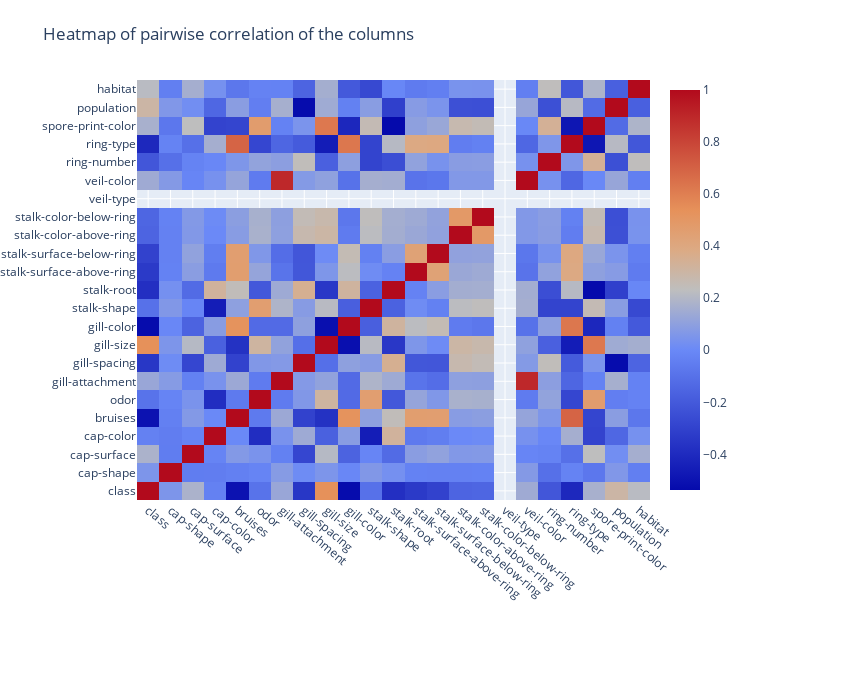

The notebook cell this image was saved under:
### Markdown cell above
### Feature Analysis

We can clearly see that some characteristics of mushrooms are very specific of poisonous or edible class, for example we can see on the histogram of "odor" that there are some values that are completely unbalanced, showing that they probably will be good predictors.

As we told before, the feature "veil-type" is completely useles as it doesn't add information. So, in the next processing, this column will be removed.

Another interesting graph is the "gill-attachment" one and the "veil-color" one, showing that nearly all of the values for this attributes are the same, so they won't be good predictors, and if we need to get rid of some features to simplify the classification process, this columns would be good candidates.

----

In this dataset, every attribute is cathegorical, so it's not a good idea to search for outliers in the pre-processing phase, so in this work this type of data exploration has been ignored.

Normally, outliers would badly influence the classification, but in this case the attributes are standard and they can't go too far from the mean.

---

An interesting analysis on the feature is the pair-wise correlation: it measures how two attributes are correlated (e.g. if one grows the other grows, or if one become smaller, the other too. This is an ecample of positive correlation). 
It is interesting because it lets us discover which one of the attributes is more correlated to the class "poisonous/edible" and which attributes are highly correlated between them, so that one of the two can be cut off.

To compute this, the Pearson correlation has been used. Between two variables $X$ and $Y$, let $\sigma_X, \sigma_Y$ be the standard deviation of $X, Y$ and $cov(X,Y) = E[(X - E[X])(Y-E[Y])]$.

So we define the Pearson correlation as the following:
$\rho_{X,Y} = \frac{cov(X,Y)}{\sigma_X\sigma_Y}$

The best way to have a first impression of this correlation is to build a heatmap graph, where the color scale on the right can tell us if variance is positive or negative, high or low.

### Code cell
corr = df_preproc.corr()
trace = go.Heatmap(z=corr.values.tolist(), x=corr.columns, y=corr.columns,
                   colorscale=[[1.0, "rgb(49,54,149)"],
                [0.8888888888888888, "rgb(69,117,180)"],
                [0.7777777777777778, "rgb(116,173,209)"],
                [0.6666666666666666, "rgb(171,217,233)"],
                [0.5555555555555556, "rgb(224,243,248)"],
                [0.4444444444444444, "rgb(254,224,144)"],
                [0.3333333333333333, "rgb(253,174,97)"],
                [0.2222222222222222, "rgb(244,109,67)"],
                [0.1111111111111111, "rgb(215,48,39)"],
                [0.0, "rgb(165,0,38)"]]
                  )
data=[trace]
layout = go.Layout(
    title='Heatmap of pairwise correlation of the columns',
    autosize=False,
    width=850,
    height=700,
    yaxis=go.layout.YAxis(automargin=True),
    xaxis=dict(tickangle=40),
    margin=go.layout.Margin(l=0, r=200, b=200, t=80)
)


fig = go.Figure(data=data, layout=layout)
iplot(fig, filename='labelled-heatmap1')

### Figure 1 — Plotly figure (JSON) as saved in the notebook; plotly's stock layout.template omitted (floating-point values rounded to 4 significant figures; data arrays with more than 128 entries replaced by an {"elided": "..."} marker saying what was removed)
{"data": [{"colorscale": [[1, "rgb(49,54,149)"], [0.8889, "rgb(69,117,180)"], [0.7778, "rgb(116,173,209)"], [0.6667, "rgb(171,217,233)"], [0.5556, "rgb(224,243,248)"], [0.4444, "rgb(254,224,144)"], [0.3333, "rgb(253,174,97)"], [0.2222, "rgb(244,109,67)"], [0.1111, "rgb(215,48,39)"], [0, "rgb(165,0,38)"]], "type": "heatmap", "x": ["class", "cap-shape", "cap-surface", "cap-color", "bruises", "odor", "gill-attachment", "gill-spacing", "gill-size", "gill-color", "stalk-shape", "stalk-root", "stalk-surface-above-ring", "stalk-surface-below-ring", "stalk-color-above-ring", "stalk-color-below-ring", "veil-type", "veil-color", "ring-number", "ring-type", "spore-print-color", "population", "habitat"], "y": ["class", "cap-shape", "cap-surface", "cap-color", "bruises", "odor", "gill-attachment", "gill-spacing", "gill-size", "gill-color", "stalk-shape", "stalk-root", "stalk-surface-above-ring", "stalk-surface-below-ring", "stalk-color-above-ring", "stalk-color-below-ring", "veil-type", "veil-color", "ring-number", "ring-type", "spore-print-color", "population", "habitat"], "z": {"elided": "23x23 float values"}}], "layout": {"autosize": false, "height": 700, "margin": {"b": 200, "l": 0, "r": 200, "t": 80}, "title": {"text": "Heatmap of pairwise correlation of the columns"}, "width": 850, "xaxis": {"tickangle": 40}, "yaxis": {"automargin": true}}}
